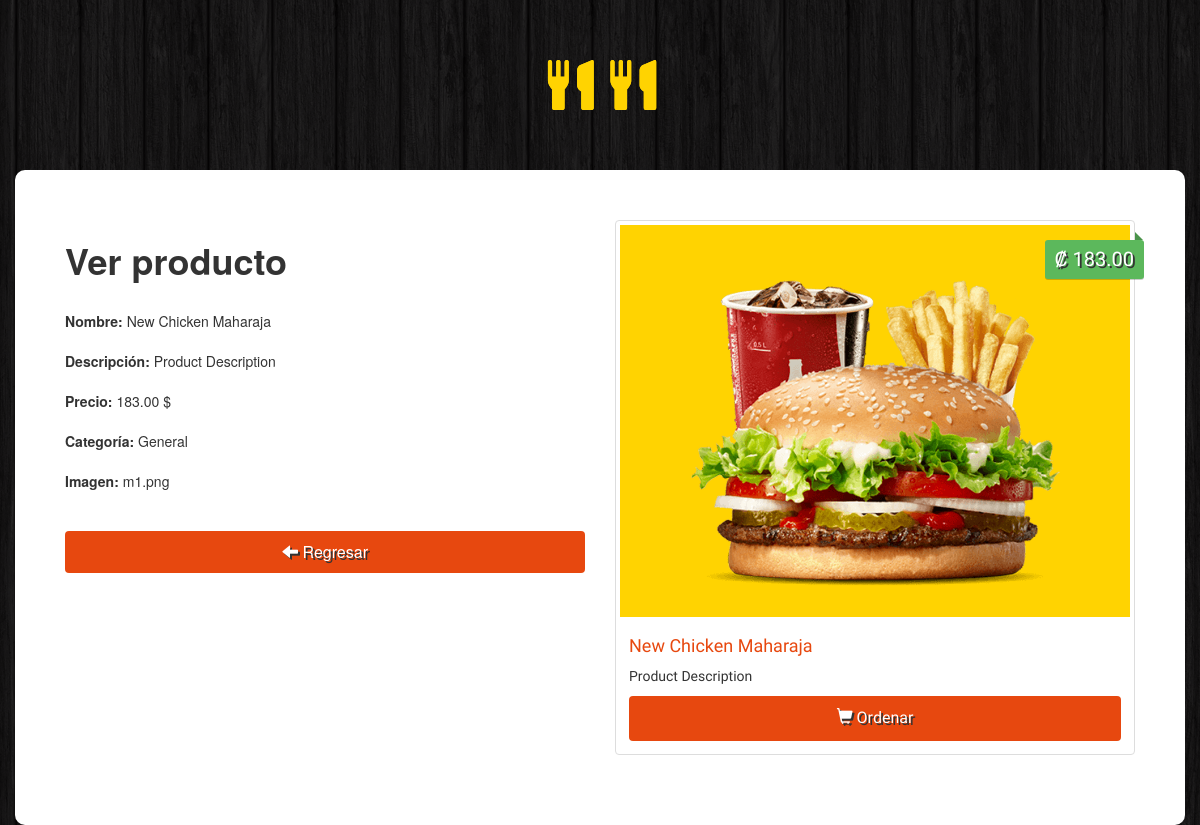
The app's page /admin/view.php?id=1 (signed in) with its own data.
### tables this page shows
CREATE TABLE IF NOT EXISTS `products` (
  `p_id` varchar(5) NOT NULL,
  `p_name` varchar(30) NOT NULL,
  `p_description` varchar(300) NOT NULL,
  `p_category` varchar(30) NOT NULL,
  `p_image_id` varchar(500) NOT NULL,
  `p_price` int(11) NOT NULL,
  `p_available` tinyint(1) NOT NULL,
  `p_stock` int(11) NOT NULL,
  `p_image` varchar(255) NOT NULL,
  PRIMARY KEY (`p_id`),
  KEY `items_ibfk_1` (`p_category`)
);

CREATE TABLE IF NOT EXISTS `categories` (
  `id` int(11) NOT NULL AUTO_INCREMENT,
  `name` varchar(100) NOT NULL,
  PRIMARY KEY (`id`)
);

### admin/view.php (the view, shortened to what this page needs)
<?php
    if(!empty($_GET['id']))
    {
        $id = checkInput($_GET['id']);
    }
    $db = Database::connect();
    $statement = $db->prepare("SELECT products.p_id, products.p_name, products.p_description, products.p_price, products.p_image, categories.name AS category FROM products LEFT JOIN categories ON products.p_category = categories.id WHERE products.p_id = ?");
    $statement->execute(array($id));
    $item = $statement->fetch();
    function checkInput($data)
    {
      $data = trim($data);
      $data = stripslashes($data);
      $data = htmlspecialchars($data);
      return $data;
    }
?>
<!DOCTYPE html>
<html>
    <head>
        <?php include("head.php");?>
    </head>
    <body>
        <h1 class="text-logo"><span class="glyphicon glyphicon-cutlery"></span> <?php echo @$_SESSION['Titulo']; ?> <span class="glyphicon glyphicon-cutlery"></span></h1>
         <div class="container admin">
            <div class="row">
               <div class="col-sm-6">
                    <h1><strong>Ver producto</strong></h1>
                    <br>
                    <form>
                      <div class="form-group">
                        <label>Nombre:</label><?php echo '  '.$item['p_name'];?>
                      </div>
                      <div class="form-group">
                        <label>Descripción:</label><?php echo '  '.$item['p_description'];?>
                      </div>
                      <div class="form-group">
                        <label>Precio:</label><?php echo '  '.number_format((float)$item['p_price'], 2). ' $';?>
                      </div>
                      <div class="form-group">
                        <label>Categoría:</label><?php echo '  '.$item['category'];?>
                      </div>
                      <div class="form-group">
                        <label>Imagen:</label><?php echo '  '.$item['p_image'];?>
                      </div>
                    </form>
                    <br>
                    <div class="form-actions">
                      <a class="btn btn-primary" href="index.php"><span class="glyphicon glyphicon-arrow-left"></span> Regresar</a>
                    </div>
                </div>
                <div class="col-sm-6 site">
                    <div class="thumbnail">
                        <img src="<?php echo '../images/'.$item['p_image'];?>" alt="...">
                        <div class="price">₡ <?php echo number_format((float)$item['p_price'], 2);?></div>
                          <div class="caption">
                            <h4><?php echo $item['p_name'];?></h4>
                            <p><?php echo $item['p_description'];?></p>
                            <a href="#" class="btn btn-order" role="button"><span class="glyphicon glyphicon-shopping-cart"></span> Ordenar</a>
                          </div>
                    </div>
                </div>
            </div>
        </div>
    </body>
</html>

### css/styles.css (style rules this page uses)
body { background: url(../images/bg.png); }
.site { font-family: 'Holtwood One SC', sans-serif; }
.text-logo { font-family: 'Holtwood One SC', sans-serif; color: #e7480f; text-shadow: 2px 2px #ffd301; font-size: 50px; padding: 40px 0px; text-align: center; }
.text-logo .glyphicon { color: #ffd301; text-shadow: 0px 0px #ffd301; }
.thumbnail img { background: #ffd301; }
.price { background: #5cb85c; box-shadow: 0 1px rgba(0,0,0,0.2); -moz-box-shadow: 0 1px rgba(0,0,0,0.2); -webkit-box-shadow: 0 1px rgba(0,0,0,0.2); color: #fff; text-shadow: 2px 2px #333; position: absolute; right: 6px; top: 20px; padding: 5px 10px; font-size: 20px; border-radius: 3px; }
.price:before { border: 4px solid transparent; border-bottom: 4px solid #4a934a; border-left: 4px solid #4a934a; content: ""; position: absolute; right: 1px; top: -8px; }
.caption > h4 { color: #e7480f; font-size: 18px; }
.btn-order, .btn-primary { width: 100%; padding: 10px; font-size: 16px; color: #fff; background-color: #e7480f !important ; text-decoration: none; text-shadow: 2px 2px #333; }
.btn-primary { border: none !important; }
.admin { background: #fff; padding: 50px; border-radius: 10px; }

### records on screen
products: p_name "New Chicken Maharaja", p_description "Product Description", p_price "183.00", categories.name "General", p_image "m1.png", p_image (picture)
